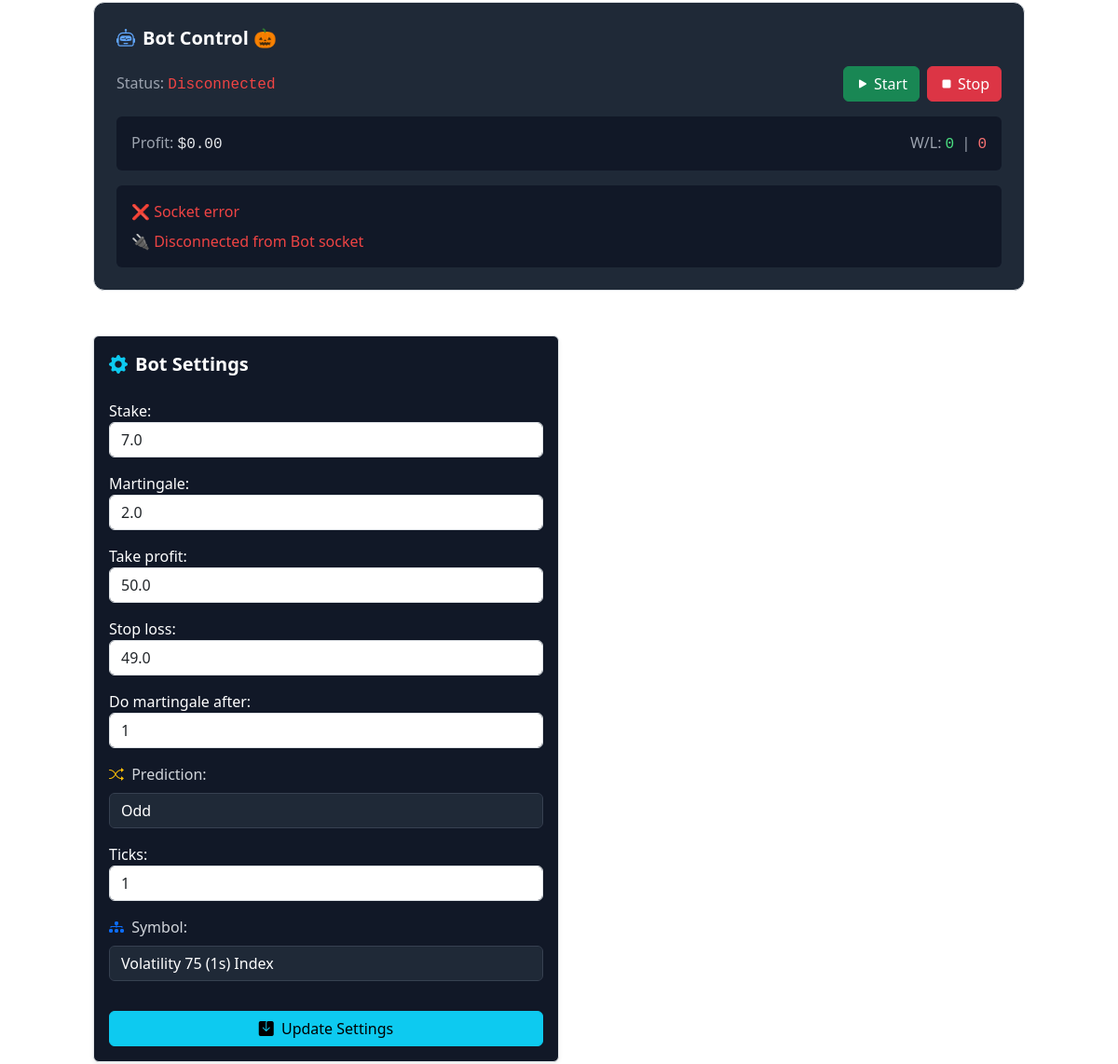
The page / (signed in, middle part) on the database as committed earlier.
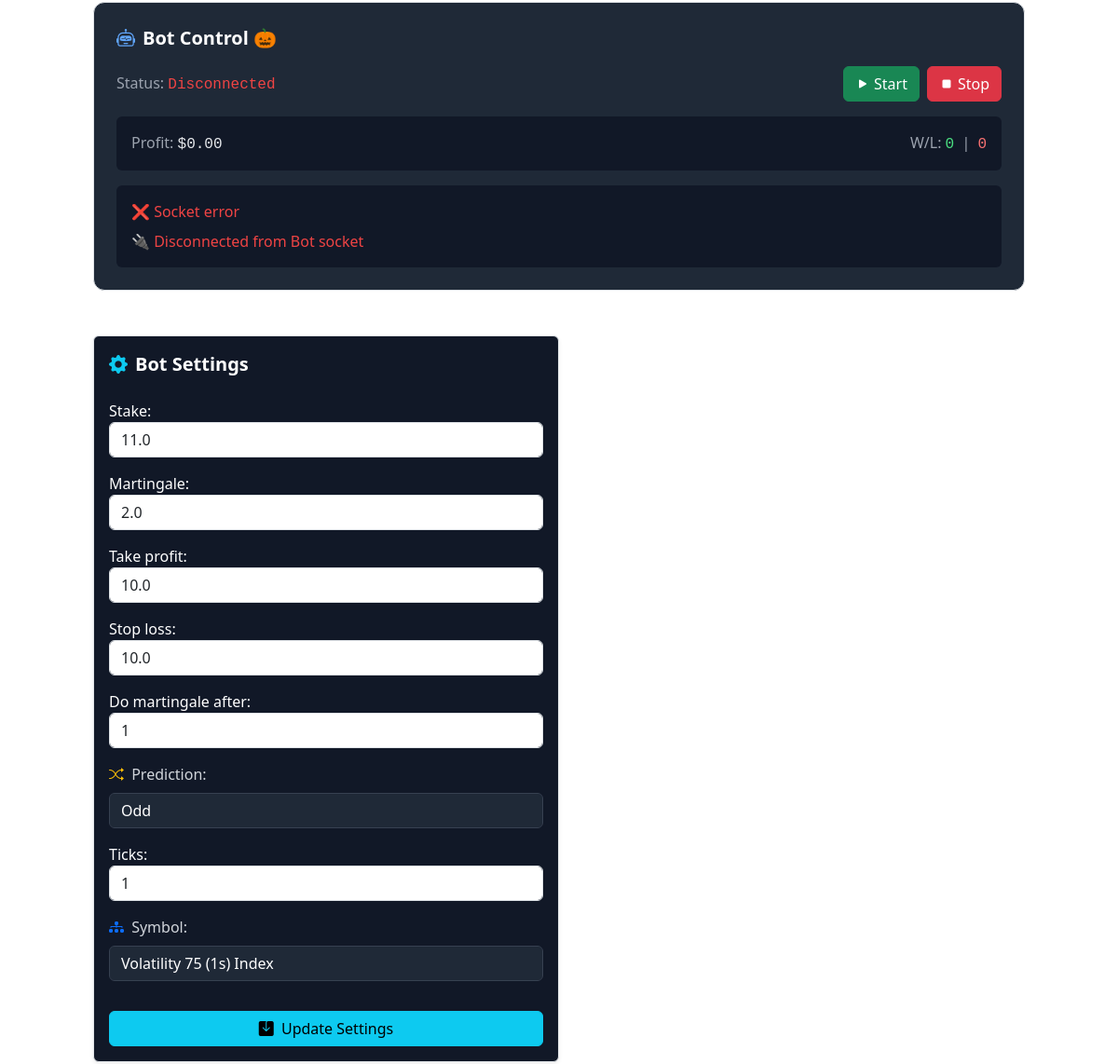
The same page on the database as committed later.
### user_config/models.py (models this page shows, shortened)
class BotSettings(models.Model):
    user = models.OneToOneField(User, on_delete=models.CASCADE)
    stake = models.FloatField(default=1.0)
    martingale = models.FloatField(default=2.0)
    take_profit = models.FloatField(default=10.0)
    stop_loss = models.FloatField(default=10.0)
    do_martingale_after = models.IntegerField(default=1)
    prediction = models.CharField(max_length=10, choices=PREDICTION_CHOICES, default='even')
    ticks = models.IntegerField(default=1)
    symbol = models.CharField(max_length=20, choices=SYMBOL_CHOICES, default="R_50")

### dashboard/views.py (the view, shortened to what this page needs)
# urls.py: path('', views.dashboard_view, name='dashboard'),
@login_required
def dashboard_view(request):
    user = request.user
    profile, _ = UserProfile.objects.get_or_create(user=user)
    settings, _ = BotSettings.objects.get_or_create(user=user)
    status, _ = BotStatus.objects.get_or_create(user=user)
    profile_form = UserProfileForm(instance=profile)
    settings_form = BotSettingsForm(instance=settings)
    is_ajax = request.headers.get("x-requested-with") == "XMLHttpRequest"
    balance, currency = 0.0, "USD"
    try:
        if profile.deriv_token:
            balance, currency = async_to_sync(get_account_balance)(profile.deriv_token)
    except Exception as e:
        print(f"[ERROR] Balance fetch failed: {e}")
    bot_status_text = "Running" if status.is_running else "Stopped"
    bot_status_class = "status-running" if status.is_running else "status-stopped"
    return render(request, 'dashboard/dashboard.html', {
        'profile_form': profile_form,
        'settings_form': settings_form,
        'bot_status': status,
        'balance': balance,
        'currency': currency,
        'bot_status_text': bot_status_text,
        'bot_status_class': bot_status_class,
        'symbol_choices': dict(SYMBOL_CHOICES),
    })

### user_config/forms.py
class UserProfileForm(forms.ModelForm):
    class Meta:
        model = UserProfile
        fields = ['deriv_token']
        widgets = {
            'deriv_token': forms.TextInput(attrs={'class': 'form-control'}),
        }

class BotSettingsForm(forms.ModelForm):
    class Meta:
        model = BotSettings
        exclude = ['user']
        widgets = {
            field: forms.NumberInput(attrs={'class': 'form-control'})
            for field in [
                'stake', 'martingale', 'take_profit', 'stop_loss',
                'do_martingale_after', 'prediction', 'ticks', 'loss_counter'
            ]
        }
        widgets['entry_point_symbol'] = forms.TextInput(attrs={'class': 'form-control'})

### dashboard/templates/dashboard/dashboard.html (shortened to what this page needs)
<!DOCTYPE html>
<html lang="en">
<head>
    <link href="https://cdn.jsdelivr.net/npm/bootstrap@5.3.0/dist/css/bootstrap.min.css" rel="stylesheet">
    <link href="https://cdn.jsdelivr.net/npm/bootstrap-icons@1.10.0/font/bootstrap-icons.css" rel="stylesheet">
    <script src="https://cdn.tailwindcss.com"></script>
    <link href="https://cdn.jsdelivr.net/npm/bootstrap-icons@1.11.1/font/bootstrap-icons.css" rel="stylesheet">
</head>
<body class="container py-4">
<div class="mb-5 bg-gray-800 rounded-xl p-4 border border-gray-700">
  <h2 class="text-xl font-bold text-white mb-3 flex items-center gap-2">
    <i class="bi bi-robot text-blue-400"></i> Bot Control 🎃
  </h2>
  <div class="flex flex-col sm:flex-row sm:items-center justify-between gap-3 mb-3">
    <div>
      <span class="text-gray-400">Status:</span>
      <span id="bot-status" class="{{ bot_status_class }} font-mono">
      </span>
    </div>
    <div class="flex gap-2">
      <button id="start-bot-btn" class="btn btn-success flex items-center gap-1">
        <i class="bi bi-play-fill"></i> Start
      </button>
      <button id="stop-bot-btn" class="btn btn-danger flex items-center gap-1">
        <i class="bi bi-stop-fill"></i> Stop
      </button>
    </div>
  </div>
  <div class="flex justify-between items-center bg-gray-900 text-gray-200 p-3 rounded mb-3">
    <div>
      <span class="text-gray-400">Profit:</span>
      <span id="bot-profit" class="font-mono">$0.00</span>
    </div>
    <div>
      <span class="text-gray-400">W/L:</span>
      <span id="bot-wins" class="text-green-400 font-mono">0</span>
      <span class="text-gray-400 mx-1">|</span>
      <span id="bot-losses" class="text-red-400 font-mono">0</span>
    </div>
  </div>
  <div id="bot-log" class="h-100 overflow-y-auto bg-gray-900 text-gray-200 p-3 space-y-2 rounded">
  </div>
</div>
<div class="col-md-6 mb-4">
  <div class="card shadow-sm bg-gray-900 text-white border border-gray-700">
    <div class="card-body">
      <h5 class="text-xl font-semibold mb-4 flex items-center">
        <i class="bi bi-gear-fill text-info me-2"></i> Bot Settings
      </h5>
      <form method="post" id="settings-form">
        <div class="mb-3">
          {{ settings_form.stake.label_tag }}
          {{ settings_form.stake }}
        </div>
        <div class="mb-3">
          {{ settings_form.martingale.label_tag }}
          {{ settings_form.martingale }}
        </div>
        <div class="mb-3">
          {{ settings_form.take_profit.label_tag }}
          {{ settings_form.take_profit }}
        </div>
        <div class="mb-3">
          {{ settings_form.stop_loss.label_tag }}
          {{ settings_form.stop_loss }}
        </div>
        <div class="mb-3">
          {{ settings_form.do_martingale_after.label_tag }}
          {{ settings_form.do_martingale_after }}
        </div>
        <div class="mb-3">
          <label for="prediction" class="form-label text-gray-300">
            <i class="bi bi-shuffle me-1 text-warning"></i> Prediction:
          </label>
          <select id="prediction" name="prediction"
            class="form-control bg-gray-800 text-white border-gray-700 dark:bg-gray-800 dark:text-white">
            <option class="bg-white text-black" value="DIGITODD" {% if settings_form.instance.prediction == 'DIGITODD' %}selected{% endif %}>Odd</option>
          </select>
        </div>
        <div class="mb-3">
          {{ settings_form.ticks.label_tag }}
          {{ settings_form.ticks }}
        </div>
        <div class="mb-3">
          <label for="symbol-select" class="form-label text-gray-300">
            <i class="bi bi-diagram-3-fill me-1 text-primary"></i> Symbol:
          </label>
          <select id="symbol-select" name="symbol"
            class="form-control bg-gray-800 text-white border-gray-700 dark:bg-gray-800 dark:text-white">
            <optgroup label="Volatility Indices" class="bg-white text-black">
              <option value="1HZ75V" {% if settings_form.instance.symbol == "1HZ75V" %}selected{% endif %}>Volatility 75 (1s) Index</option>
            </optgroup>
          </select>
        </div>
        <button class="btn btn-info w-100 mt-3" type="submit">
          <i class="bi bi-save-fill me-1"></i> Update Settings
        </button>
      </form>
    </div>
  </div>
</div>
</body>
</html>

### dashboard/templates/dashboard/dashboard.html (style rules this page uses)
select option { background-color: #ffffff; color: #000000; }

Rows that differ between the two databases and show on the page:
changed BotSettings "Odd": stake "7.0" → "11.0"; take_profit "50.0" → "10.0"; stop_loss "49.0" → "10.0"
